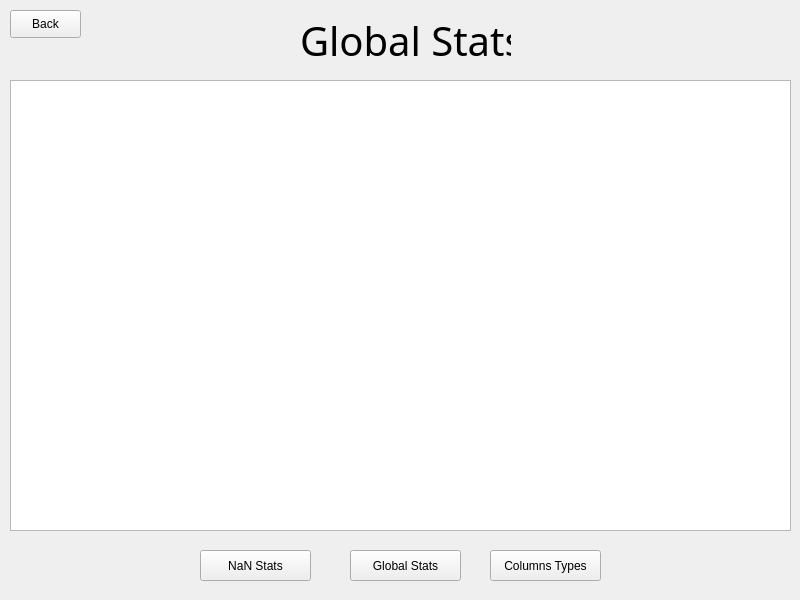
<?xml version="1.0" encoding="UTF-8"?>
<ui version="4.0">
 <class>MainWindow</class>
 <widget class="QMainWindow" name="MainWindow">
  <property name="geometry">
   <rect>
    <x>0</x>
    <y>0</y>
    <width>800</width>
    <height>600</height>
   </rect>
  </property>
  <property name="minimumSize">
   <size>
    <width>800</width>
    <height>600</height>
   </size>
  </property>
  <property name="maximumSize">
   <size>
    <width>800</width>
    <height>600</height>
   </size>
  </property>
  <property name="windowTitle">
   <string>MainWindow</string>
  </property>
  <widget class="QWidget" name="centralwidget">
   <widget class="QLabel" name="label_7">
    <property name="geometry">
     <rect>
      <x>300</x>
      <y>0</y>
      <width>211</width>
      <height>81</height>
     </rect>
    </property>
    <property name="font">
     <font>
      <family>Agency FB</family>
      <pointsize>30</pointsize>
     </font>
    </property>
    <property name="text">
     <string>Global Stats</string>
    </property>
   </widget>
   <widget class="QTableView" name="globalStats_view">
    <property name="geometry">
     <rect>
      <x>10</x>
      <y>80</y>
      <width>781</width>
      <height>451</height>
     </rect>
    </property>
   </widget>
   <widget class="QPushButton" name="nan_button">
    <property name="geometry">
     <rect>
      <x>200</x>
      <y>550</y>
      <width>111</width>
      <height>31</height>
     </rect>
    </property>
    <property name="text">
     <string>NaN Stats</string>
    </property>
   </widget>
   <widget class="QPushButton" name="types_button">
    <property name="geometry">
     <rect>
      <x>490</x>
      <y>550</y>
      <width>111</width>
      <height>31</height>
     </rect>
    </property>
    <property name="text">
     <string>Columns Types</string>
    </property>
   </widget>
   <widget class="QPushButton" name="global_button">
    <property name="geometry">
     <rect>
      <x>350</x>
      <y>550</y>
      <width>111</width>
      <height>31</height>
     </rect>
    </property>
    <property name="text">
     <string>Global Stats</string>
    </property>
   </widget>
   <widget class="QTableView" name="types_view">
    <property name="geometry">
     <rect>
      <x>10</x>
      <y>80</y>
      <width>781</width>
      <height>451</height>
     </rect>
    </property>
   </widget>
   <widget class="QPushButton" name="back">
    <property name="geometry">
     <rect>
      <x>10</x>
      <y>10</y>
      <width>71</width>
      <height>28</height>
     </rect>
    </property>
    <property name="text">
     <string>Back</string>
    </property>
   </widget>
  </widget>
 </widget>
 <resources/>
 <connections/>
</ui>
